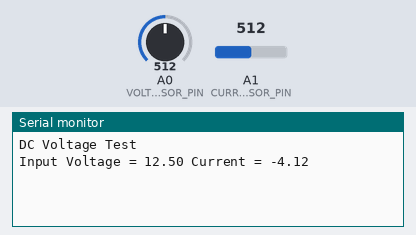
Simulated run of this sketch. Board: Arduino Uno, built with avr-gcc and run on an emulated ATmega328P. Shown: the last lines printed to the serial monitor. The test bench sets the inputs (shaded band); at power-on: A0 (VOLTAGE_SENSOR_PIN) = 512, A1 (CURRENT_SENSOR_PIN) = 512.

Above: at 1.2 s.
1.3 s: A0 (VOLTAGE_SENSOR_PIN) set to 426
At 2.2 s:
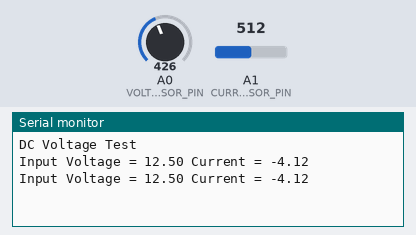
5.3 s: A0 (VOLTAGE_SENSOR_PIN) set to 401
At 6.1 s:
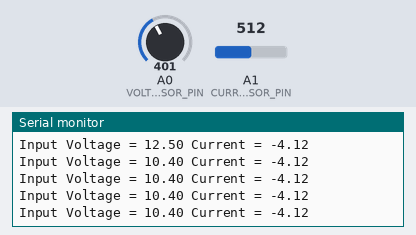
Timing chart, 0 to 8.3 s (numbered marks = the images above; inputs shaded):
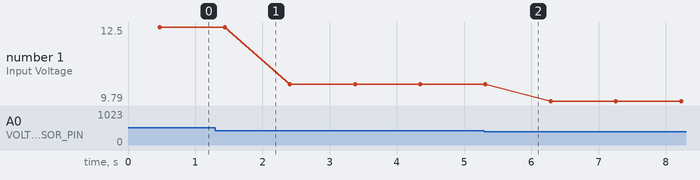

The sketch:

uno_voltage_sensor.ino
```cpp
// Define analog input
#define VOLTAGE_SENSOR_PIN A0
#define CURRENT_SENSOR_PIN A1

// Floats for ADC voltage & Input voltage
float adcVoltage = 0.0;
float inVoltage = 0.0;

// Floats for resistor values in divider (in ohms)
float R1 = 30000.0;
float R2 = 7500.0;

// Float for Reference Voltage
float refVoltage = 5.0;

// Integer for ADC value
int adcValue = 0;

double ACSoffset = 2541.2; // offset for TienTN's ACS712
double mVAmp = 10.0;// mv per amp for your sensor you can find this on its data sheet

void setup()
{
   // Setup Serial Monitor
   Serial.begin(9600);
   Serial.println("DC Voltage Test");
}

void loop(){
   // Read the Analog Input
   adcValue = analogRead(VOLTAGE_SENSOR_PIN);

   // Determine voltage at ADC input
   adcVoltage  = (adcValue * refVoltage) / 1024.0;

   // Calculate voltage at divider input
   inVoltage = adcVoltage / (R2/(R1+R2)) ;

   float adcValueIn=0.0,rawSamples=0.0,adcAverage=0.0,inCurrent=0.0;

   for (int x = 0; x < 150; x++){ //Get 150 rawSamples
      adcValueIn = analogRead(CURRENT_SENSOR_PIN);     //Read current sensor values
      rawSamples = rawSamples + adcValueIn;  //Add rawSamples together
      delay (3); // let ADC settle before next sample 3ms
   }
   adcAverage=rawSamples/150.0;//Taking Average of rawSamples

   float v = (adcAverage/1024.0) * 5000.0; // converts the signal in to mA
   inCurrent = ((v - ACSoffset) / mVAmp);

   // Print results to Serial Monitor to 2 decimal places
   Serial.print("Input Voltage = ");
   Serial.print(inVoltage, 2);
   Serial.print(" Current = ");
   Serial.println(inCurrent, 2);

   // Short delay
   delay(500);
}
```

Measured:
- plotted number 1: 12.5 → 10.4 after the input at 1.3 s, 10.4 → 9.79 after the input at 5.3 s
